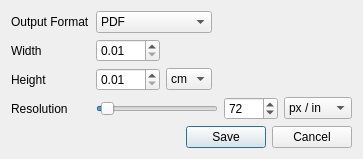
<?xml version="1.0" encoding="UTF-8"?>
<ui version="4.0">
 <class>ExportDialog</class>
 <widget class="QDialog" name="ExportDialog">
  <property name="geometry">
   <rect>
    <x>0</x>
    <y>0</y>
    <width>397</width>
    <height>175</height>
   </rect>
  </property>
  <property name="windowTitle">
   <string>Export to...</string>
  </property>
  <layout class="QGridLayout" name="gridLayout">
   <property name="sizeConstraint">
    <enum>QLayout::SetFixedSize</enum>
   </property>
   <item row="0" column="0" colspan="2">
    <widget class="QLabel" name="outputFormatLabel">
     <property name="text">
      <string>Output Format</string>
     </property>
     <property name="buddy">
      <cstring>outputFormatComboBox</cstring>
     </property>
    </widget>
   </item>
   <item row="0" column="2" colspan="2">
    <widget class="QComboBox" name="outputFormatComboBox">
     <item>
      <property name="text">
       <string>PDF</string>
      </property>
     </item>
     <item>
      <property name="text">
       <string>PNG</string>
      </property>
     </item>
    </widget>
   </item>
   <item row="1" column="0">
    <widget class="QLabel" name="widthLabel">
     <property name="text">
      <string>Width</string>
     </property>
     <property name="buddy">
      <cstring>widthSpinBox</cstring>
     </property>
    </widget>
   </item>
   <item row="1" column="2">
    <widget class="QDoubleSpinBox" name="widthSpinBox">
     <property name="minimum">
      <double>0.010000000000000</double>
     </property>
     <property name="maximum">
      <double>400.000000000000000</double>
     </property>
    </widget>
   </item>
   <item row="2" column="0">
    <widget class="QLabel" name="heightLabel">
     <property name="text">
      <string>Height</string>
     </property>
     <property name="buddy">
      <cstring>heightSpinBox</cstring>
     </property>
    </widget>
   </item>
   <item row="2" column="2">
    <widget class="QDoubleSpinBox" name="heightSpinBox">
     <property name="minimum">
      <double>0.010000000000000</double>
     </property>
     <property name="maximum">
      <double>400.000000000000000</double>
     </property>
    </widget>
   </item>
   <item row="2" column="3">
    <widget class="QComboBox" name="measureComboBox">
     <item>
      <property name="text">
       <string>cm</string>
      </property>
     </item>
     <item>
      <property name="text">
       <string>in</string>
      </property>
     </item>
    </widget>
   </item>
   <item row="3" column="0" colspan="2">
    <widget class="QLabel" name="resLabel">
     <property name="text">
      <string>Resolution</string>
     </property>
     <property name="buddy">
      <cstring>resHSlider</cstring>
     </property>
    </widget>
   </item>
   <item row="3" column="2" colspan="3">
    <widget class="QSlider" name="resHSlider">
     <property name="minimum">
      <number>30</number>
     </property>
     <property name="maximum">
      <number>1200</number>
     </property>
     <property name="value">
      <number>72</number>
     </property>
     <property name="orientation">
      <enum>Qt::Horizontal</enum>
     </property>
    </widget>
   </item>
   <item row="3" column="5">
    <widget class="QSpinBox" name="resSpinBox">
     <property name="minimum">
      <number>30</number>
     </property>
     <property name="maximum">
      <number>1200</number>
     </property>
     <property name="value">
      <number>72</number>
     </property>
    </widget>
   </item>
   <item row="3" column="6">
    <widget class="QComboBox" name="resRatioComboBox">
     <item>
      <property name="text">
       <string>px / in</string>
      </property>
     </item>
     <item>
      <property name="text">
       <string>px / cm</string>
      </property>
     </item>
    </widget>
   </item>
   <item row="4" column="0" colspan="7">
    <widget class="QDialogButtonBox" name="buttonBox">
     <property name="orientation">
      <enum>Qt::Horizontal</enum>
     </property>
     <property name="standardButtons">
      <set>QDialogButtonBox::Cancel|QDialogButtonBox::Save</set>
     </property>
    </widget>
   </item>
  </layout>
 </widget>
 <tabstops>
  <tabstop>outputFormatComboBox</tabstop>
  <tabstop>widthSpinBox</tabstop>
  <tabstop>heightSpinBox</tabstop>
  <tabstop>measureComboBox</tabstop>
  <tabstop>resHSlider</tabstop>
  <tabstop>resSpinBox</tabstop>
  <tabstop>resRatioComboBox</tabstop>
  <tabstop>buttonBox</tabstop>
 </tabstops>
 <resources/>
 <connections>
  <connection>
   <sender>buttonBox</sender>
   <signal>accepted()</signal>
   <receiver>ExportDialog</receiver>
   <slot>accept()</slot>
   <hints>
    <hint type="sourcelabel">
     <x>266</x>
     <y>190</y>
    </hint>
    <hint type="destinationlabel">
     <x>157</x>
     <y>206</y>
    </hint>
   </hints>
  </connection>
  <connection>
   <sender>buttonBox</sender>
   <signal>rejected()</signal>
   <receiver>ExportDialog</receiver>
   <slot>reject()</slot>
   <hints>
    <hint type="sourcelabel">
     <x>334</x>
     <y>190</y>
    </hint>
    <hint type="destinationlabel">
     <x>286</x>
     <y>206</y>
    </hint>
   </hints>
  </connection>
  <connection>
   <sender>resHSlider</sender>
   <signal>valueChanged(int)</signal>
   <receiver>resSpinBox</receiver>
   <slot>setValue(int)</slot>
   <hints>
    <hint type="sourcelabel">
     <x>241</x>
     <y>141</y>
    </hint>
    <hint type="destinationlabel">
     <x>306</x>
     <y>126</y>
    </hint>
   </hints>
  </connection>
  <connection>
   <sender>resSpinBox</sender>
   <signal>valueChanged(int)</signal>
   <receiver>resHSlider</receiver>
   <slot>setValue(int)</slot>
   <hints>
    <hint type="sourcelabel">
     <x>306</x>
     <y>126</y>
    </hint>
    <hint type="destinationlabel">
     <x>241</x>
     <y>141</y>
    </hint>
   </hints>
  </connection>
 </connections>
</ui>
